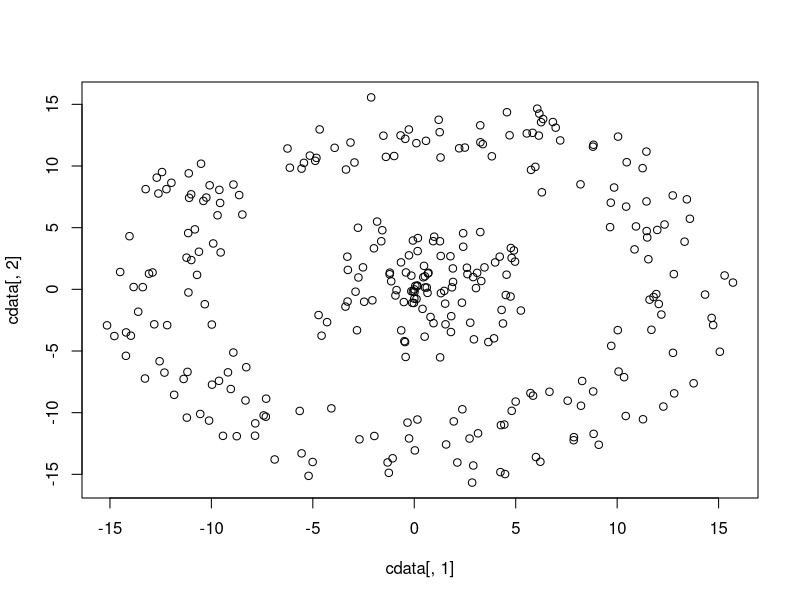
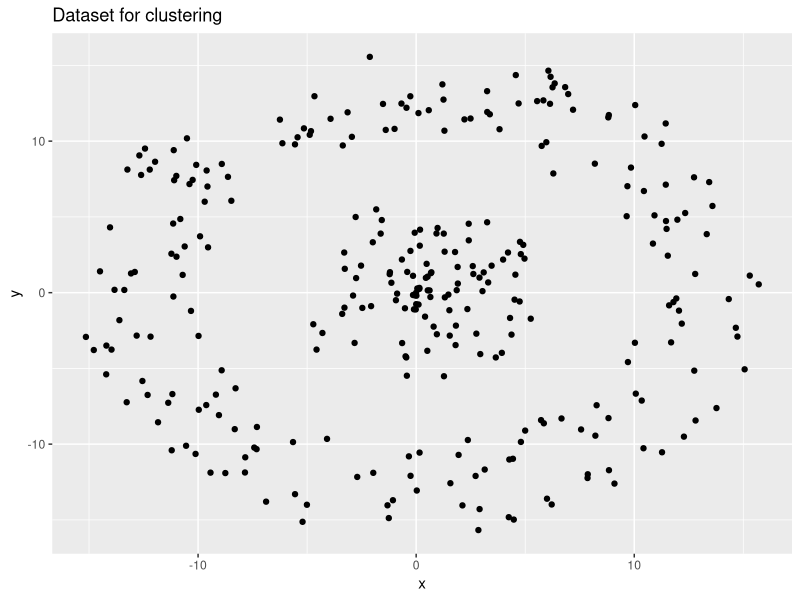
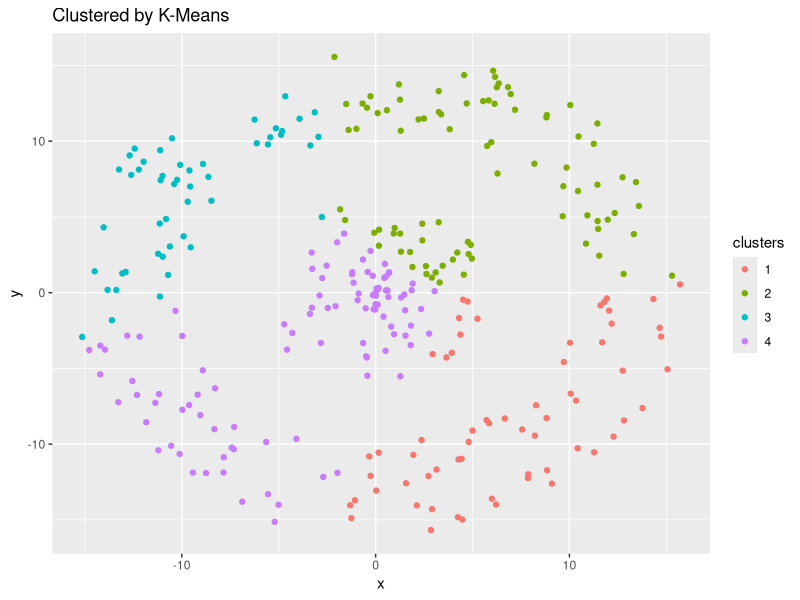

Here is the R script that generated these plots, in order:
library(data.table)
library(ggplot2)
library(kernlab)

clusterdata <- read.table('self_test.data')
cdata <- clusterdata[2:nrow(clusterdata),]

#basic graphics plot
plot(cdata[,1], cdata[,2])

#using gglot2 
png(filename = "rawdata.png", width = 640, height = 640)
g <- ggplot(cdata, aes(V1,V2))
p <- g + geom_point() +   
  labs(title = "Dataset for clustering") +
  labs(y = "y", x = "x")
print(p) 
dev.off()
#making Kmeans clustering using built in functions
datakmeansObj <- kmeans(cdata, centers = 4)
#plotting clusters
png(filename = "kmdata.png", width = 640, height = 640)
g <- ggplot(cdata, aes(V1,V2, color = factor(datakmeansObj$cluster)))
p <- g + geom_point() + scale_color_discrete(name="clusters")+
  labs(title = "Clustered by K-Means") +
  labs(y = "y", x = "x") 
print(p) 
dev.off()
